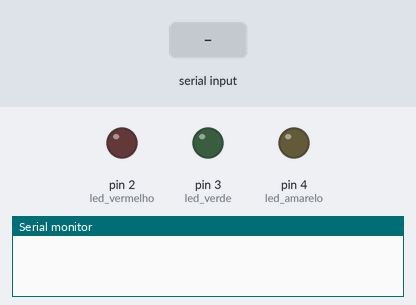
Bench run of a sketch on a simulated Arduino Uno, built for the host (arithmetic inside an expression is 32-bit, double 64-bit). Shown: output pins drawn as LEDs (lit = HIGH), the last lines printed to the serial monitor. The test bench sets the inputs (shaded band).

Above: at 1.2 s.
1.3 s: "RED\n" received over Serial
At 1.7 s:
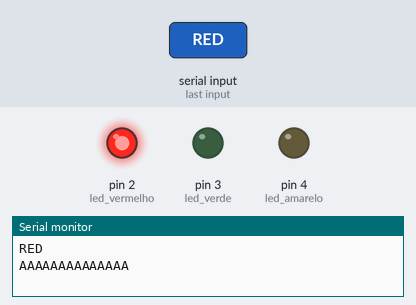
2.8 s: "G\n" received over Serial
At 4.0 s:
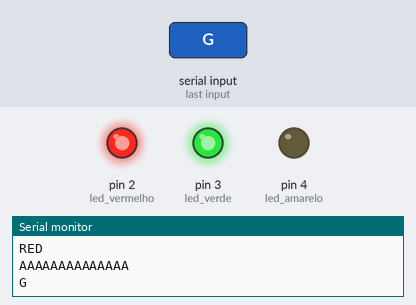
4.3 s: "red\n" received over Serial
At 5.2 s:
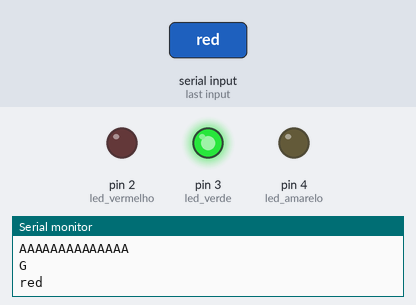
5.8 s: "Y\n" received over Serial
At 6.3 s:
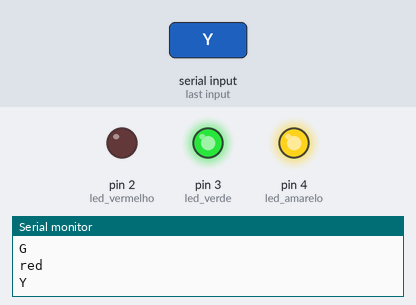
7.3 s: "g\n" received over Serial
At 8.5 s:
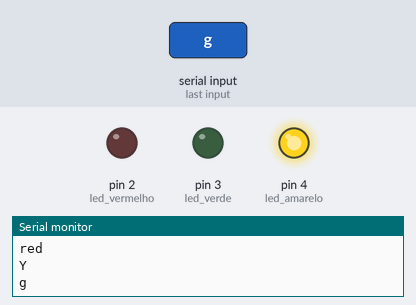
8.8 s: "RED\n" received over Serial
At 9.8 s:
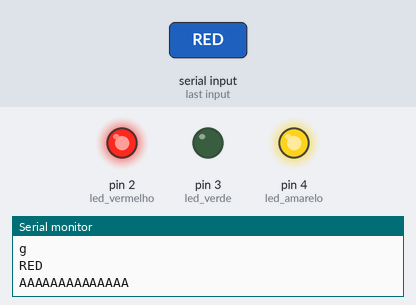
Timing chart, 0 to 11.3 s (numbered marks = the images above; inputs shaded):
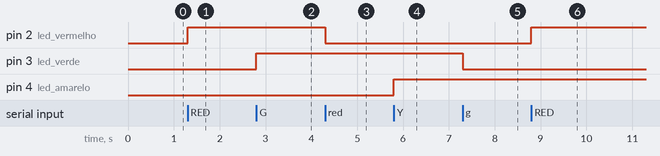

The sketch:

turn_on_by_console.ino
```cpp
int led_vermelho = 2;
int led_verde = 3;
int led_amarelo = 4;

String led;

void setup() {
  pinMode(led_vermelho, OUTPUT);
  pinMode(led_verde, OUTPUT);
  pinMode(led_amarelo, OUTPUT);

  Serial.begin(9600);
}

void loop() {

  led = Serial.readStringUntil('\n');

  Serial.println(led);

  if (led.equals("RED")) {                    // Led vermelho - red
    digitalWrite(led_vermelho, HIGH);  // Acende led
      Serial.println("AAAAAAAAAAAAAA");

  } else {
    if (led == "red") {
      digitalWrite(led_vermelho, LOW);  // Apaga led
    }
  }

  if (led == 'G') {                 // Led verde - green
    digitalWrite(led_verde, HIGH);  // Acende led
  } else {
    if (led == 'g') {
      digitalWrite(led_verde, LOW);  // Apaga led
    }
  }

  if (led == 'Y') {                   // Led amarelo - yellow
    digitalWrite(led_amarelo, HIGH);  // Acende led
  }

  if (led == 'y') {
    digitalWrite(led_amarelo, LOW);  // Apaga led
  }
}
```

Measured:
- after the input at 1.3 s, pin 2 (led_vermelho): LOW → HIGH at once
- after the input at 2.8 s, pin 3 (led_verde): LOW → HIGH at once
- after the input at 4.3 s, pin 2 (led_vermelho): HIGH → LOW at once
- after the input at 5.8 s, pin 4 (led_amarelo): LOW → HIGH at once
- after the input at 7.3 s, pin 3 (led_verde): HIGH → LOW at once
- after the input at 8.8 s, pin 2 (led_vermelho): LOW → HIGH at once
